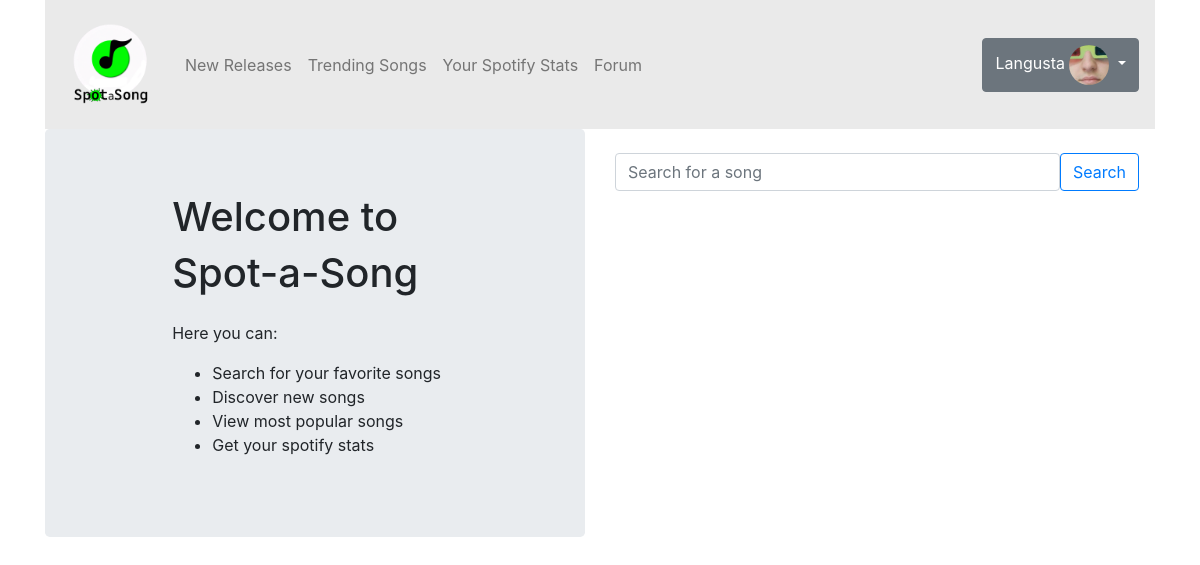
Screenshot of / (signed in) with the database file from the repository.
### accounts/models.py (models this page shows, shortened)
class CustomUser(AbstractUser):
    age = models.PositiveIntegerField(null=True, blank=True)

class UserProfile(models.Model):
    user = models.OneToOneField(CustomUser, on_delete=models.CASCADE)
    profile_picture = models.ImageField(default='default.jpg',upload_to='profile_pictures')
    bio = models.TextField(max_length=1500, blank=True)

### main/views.py (the view)
# urls.py: path('', views.home, name='home'),
def home(request):
    return render(request, 'home.html')

### main/templates/home.html (shortened to what this page needs)
{% extends "base.html" %}
{% load static %}
{% load crispy_forms_tags %}
{% block content %}
<div class="container">
<div class="row">
    <div class="col-md">
        <div class="row">
            <div class="col-md-6">
                <div class="jumbotron">
                    <div id="description">
                        <h1>Welcome to</h1>
                        <h1 class="pb-3">Spot-a-Song</h1>
                        <p>Here you can:</p>
                        <ul>
                            <li>
                                Search for your favorite songs
                            </li>
                            <li>
                                Discover new songs
                            </li>
                            <li>
                                View most popular songs
                            </li>
                            <li>
                                Get your spotify stats
                            </li>
                        </ul>
                    </div>
                </div>
            </div>
            <div class="col-md-6 pt-4">
                <div class="input-group pr-3 mb-4">
                    <input type="search" class="form-control rounded" placeholder="Search for a song" aria-label="Search" aria-describedby="search-addon" id="search-input">
                    <button type="button" class="btn btn-outline-primary" onclick="searchTracks()">Search</button>
                </div>
        </div>
    </div>
</div>
</div>
{% endblock %}

### main/templates/navbar.html (shortened to what this page needs)
{% load static %}
<div class="container">
  <nav class="navbar navbar-expand-lg navbar-light" style="background-color: #eaeaea;">
    <div class="collapse navbar-collapse" id="navbarTogglerDemo01">
      <a class="pt-2 navbar-brand" href="{% url 'main:home' %}">
        <img src="{% static '\images\DALL·E 2023-04-06 12.51.07 - Create a copytright free logo using this website name_ Spot-a-Song. Use grayscale colors with greenscale (1).png' %}" width="100" height="100" alt="">
      </a>
      <ul class="navbar-nav mr-auto mt-2 mt-lg-0">
        <li class="nav-item">
          <a class="nav-link" href="{% url 'main:new_releases' %}">New Releases</a>
        </li>
        <li class="nav-item">
          <a class="nav-link" href="{% url 'main:trendingSongs' %}">Trending Songs</a>
        </li>
        <li class="nav-item">
          <a class="nav-link" href="{% url 'accounts:spotify_authorize' %}">Your Spotify Stats</a>
        </li>
        <li class="nav-item">
          <a class="nav-link" href="{% url 'forum:forumtopics' %}">Forum</a>
        </li>
      </ul>
      {% if user.is_authenticated %}
      <div class="dropdown justify-content-right">
        <button class="btn btn-secondary dropdown-toggle" type="button" id="dropdownMenuButton" data-toggle="dropdown" aria-haspopup="true" aria-expanded="false">
          {{ user.username }}
          <img class="rounded-circle" id="imageprofile" src="{{ user.userprofile.profile_picture.url }}"></a>
        </button>
      </div>
      {% else %}
      <div class="justify-content-right">
        <a href="{% url 'accounts:signin' %}">SignIn</a>
        |
        <a href="{% url 'accounts:signup' %}">SignUp</a>
      </div>
      {% endif %}
    </div>
 </nav>
</div>

### static/css/style.css (style rules this page uses)
#imageprofile { max-width: 40px; max-height: 40px; }
#description { padding-left: 20%; }

### rows the page displays
CustomUser: username "Langusta", userprofile.profile_picture (picture)
